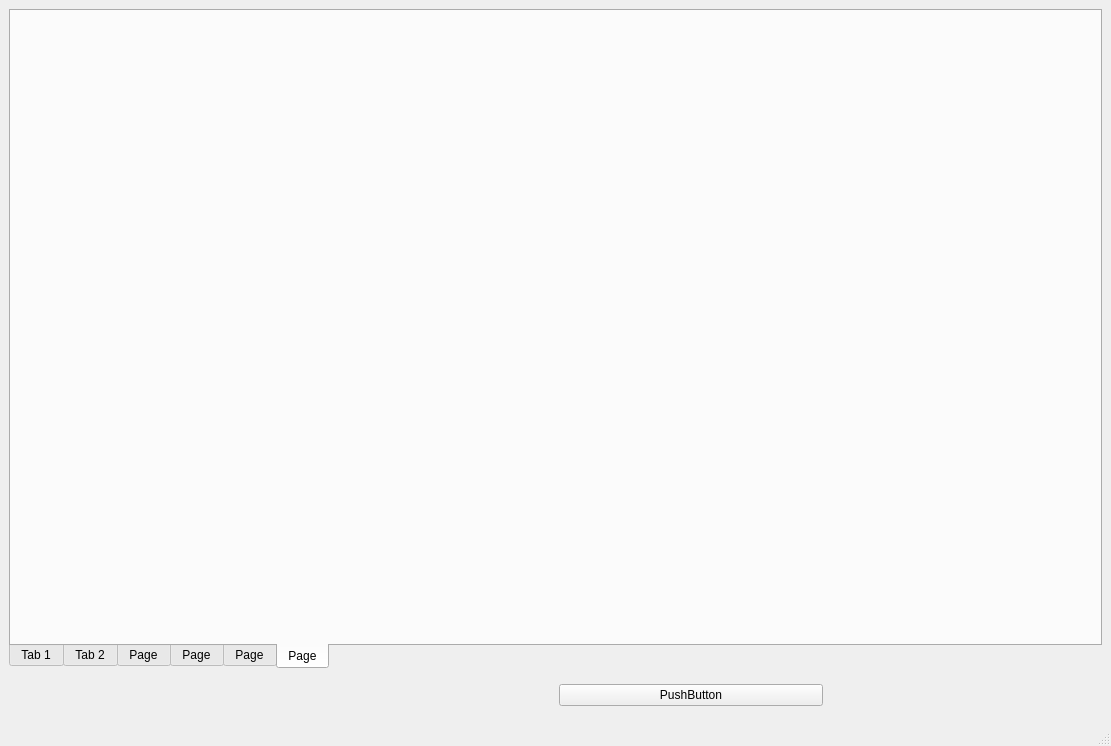
<?xml version="1.0" encoding="UTF-8"?>
<ui version="4.0">
 <class>MainWindow</class>
 <widget class="QMainWindow" name="MainWindow">
  <property name="geometry">
   <rect>
    <x>0</x>
    <y>0</y>
    <width>1111</width>
    <height>746</height>
   </rect>
  </property>
  <property name="windowTitle">
   <string>MainWindow</string>
  </property>
  <widget class="QWidget" name="centralwidget">
   <layout class="QVBoxLayout" name="verticalLayout">
    <item>
     <layout class="QVBoxLayout" name="verticalLayout_2">
      <item>
       <widget class="QTabWidget" name="tabWidget">
        <property name="tabPosition">
         <enum>QTabWidget::South</enum>
        </property>
        <property name="currentIndex">
         <number>5</number>
        </property>
        <widget class="QWidget" name="tab">
         <attribute name="title">
          <string>Tab 1</string>
         </attribute>
        </widget>
        <widget class="QWidget" name="tab_2">
         <attribute name="title">
          <string>Tab 2</string>
         </attribute>
        </widget>
        <widget class="QWidget" name="tab_3">
         <attribute name="title">
          <string>Page</string>
         </attribute>
        </widget>
        <widget class="QWidget" name="tab_4">
         <attribute name="title">
          <string>Page</string>
         </attribute>
        </widget>
        <widget class="QWidget" name="tab_5">
         <attribute name="title">
          <string>Page</string>
         </attribute>
        </widget>
        <widget class="QWidget" name="tab_6">
         <attribute name="title">
          <string>Page</string>
         </attribute>
        </widget>
       </widget>
      </item>
      <item>
       <widget class="QWidget" name="widget" native="true">
        <layout class="QHBoxLayout" name="horizontalLayout">
         <item>
          <widget class="QWidget" name="widget_2" native="true"/>
         </item>
         <item>
          <widget class="QWidget" name="widget_3" native="true"/>
         </item>
         <item>
          <widget class="QPushButton" name="pushButton_2">
           <property name="text">
            <string>PushButton</string>
           </property>
          </widget>
         </item>
         <item>
          <widget class="QWidget" name="widget_4" native="true"/>
         </item>
        </layout>
       </widget>
      </item>
     </layout>
    </item>
   </layout>
  </widget>
  <widget class="QStatusBar" name="statusbar"/>
  <action name="actionExit">
   <property name="text">
    <string>Exit</string>
   </property>
   <property name="shortcut">
    <string>Ctrl+Q</string>
   </property>
  </action>
  <action name="actionOPEN">
   <property name="text">
    <string>oPEN</string>
   </property>
  </action>
  <action name="actionOpen">
   <property name="text">
    <string>Open</string>
   </property>
   <property name="shortcut">
    <string>Ctrl+O</string>
   </property>
  </action>
  <action name="actionFullscreen">
   <property name="checkable">
    <bool>true</bool>
   </property>
   <property name="text">
    <string>Fullscreen</string>
   </property>
   <property name="shortcut">
    <string>F11</string>
   </property>
  </action>
 </widget>
 <resources/>
 <connections/>
</ui>
